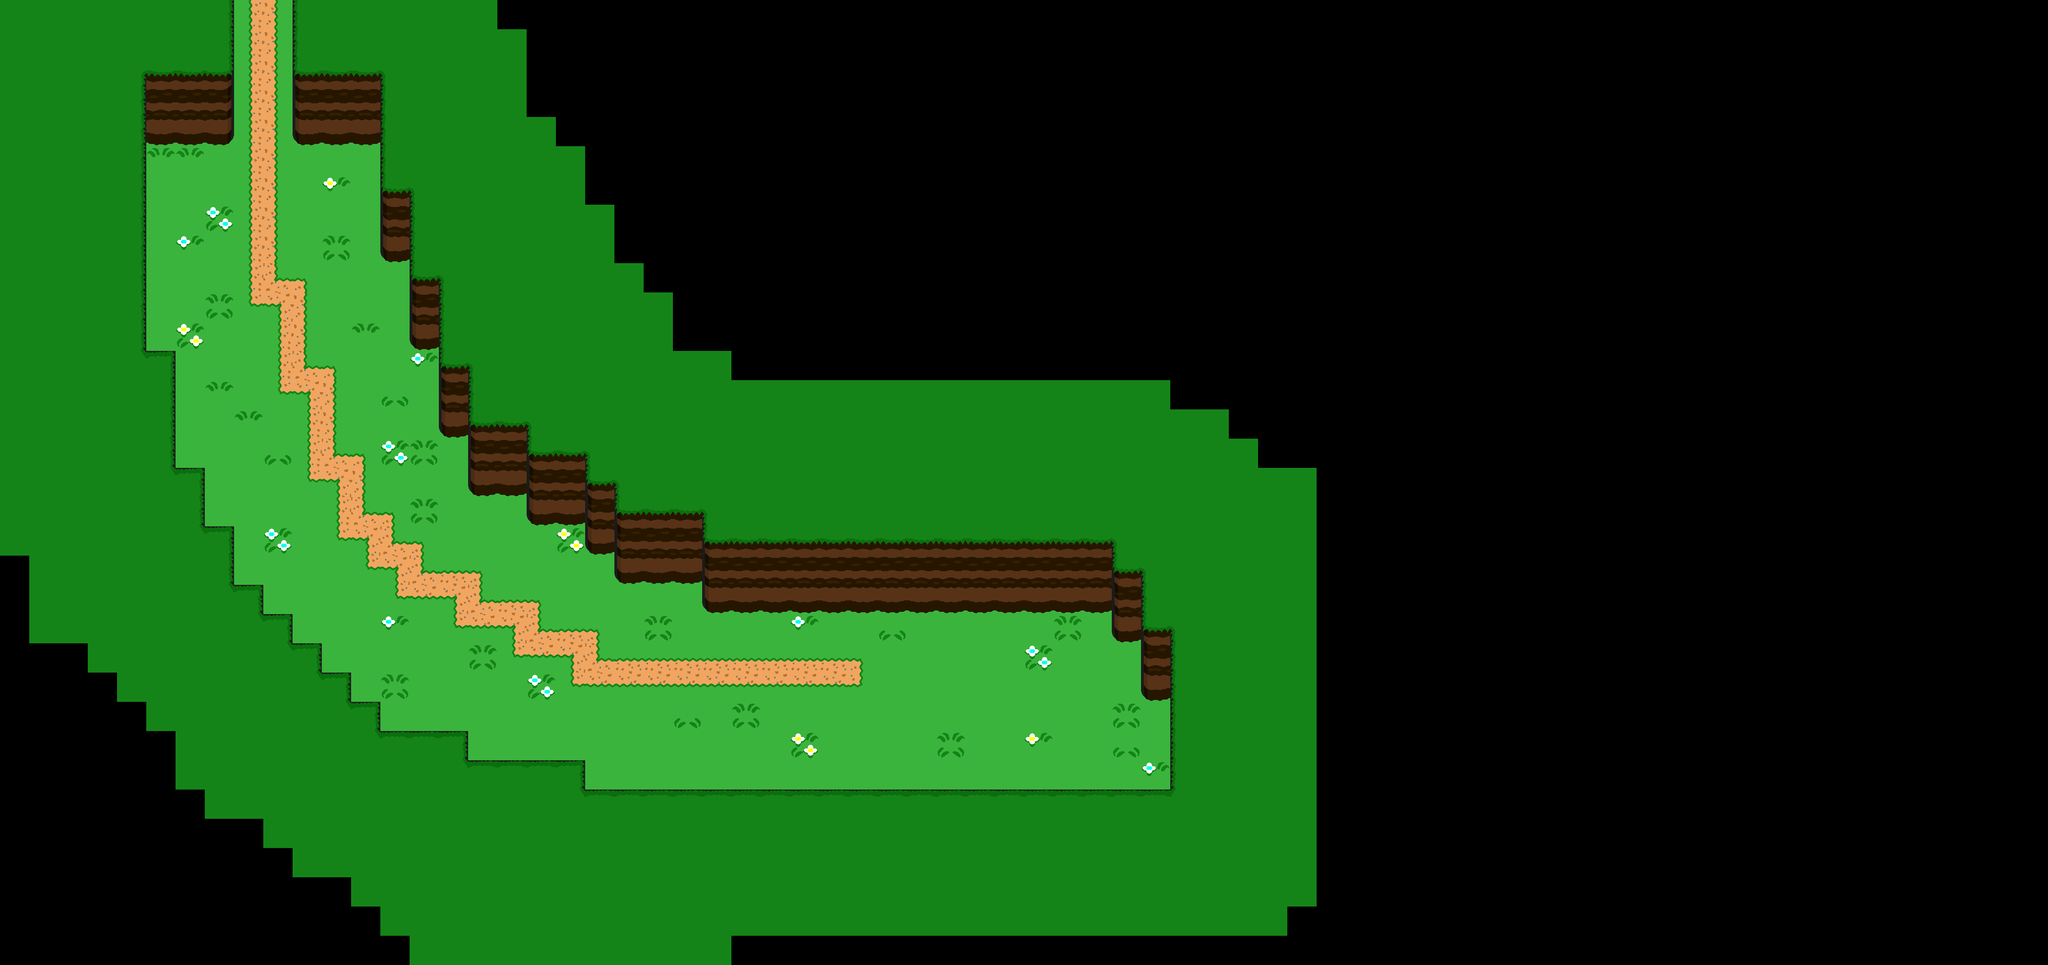

A level layout from a 2D game, rendered from its tile map. Below: a short description, then the map file with tile-grid data replaced by summaries:
An orthogonal 70x33 tile map with 64x64 px tiles, 1 tile layer (Tile Layer 1), 3 tilesets and 31 objects (Portal, StartingPosition).

<map version="1.9" tiledversion="1.9.2" orientation="orthogonal" renderorder="right-down" width="70" height="33" tilewidth="64" tileheight="64" infinite="0" nextlayerid="6" nextobjectid="53">
 <tileset firstgid="1" source="Tree-1.png-1.png.tsx" />
 <tileset firstgid="7" source="Overworld.tsx" />
 <tileset firstgid="91" source="Tree-2.tsx" />
 <layer id="1" name="Tile Layer 1" width="70" height="33">
  <data>[2310 cells, 1042 non-empty, 35 distinct tile ids]</data>
 </layer>
 <objectgroup id="2" name="COLLISION_LAYER">
  <object id="6" x="640" y="0" width="25.5" height="319" />
  <object id="7" x="666" y="295.5" width="165" height="24" />
  <object id="8" x="831" y="295" width="26.5" height="281" />
  <object id="9" x="857.5" y="555.5" width="38" height="20.5" />
  <object id="10" x="895.5" y="554.5" width="25" height="213" />
  <object id="11" x="921" y="749" width="38.5" height="19" />
  <object id="12" x="959.5" y="748" width="64.5" height="210.5" />
  <object id="14" x="1024.5" y="958" width="128.5" height="129.5" />
  <object id="15" x="1152.5" y="1086" width="127.5" height="65" />
  <object id="16" x="1280" y="1150.5" width="64" height="66" />
  <object id="17" x="1344" y="1209" width="193.5" height="70.5" />
  <object id="18" x="1536" y="1257" width="896" height="87" />
  <object id="19" x="2432" y="1334" width="64" height="73" />
  <object id="20" x="2494" y="1402" width="68" height="133" />
  <object id="21" x="2560" y="1532" width="65" height="197" />
  <object id="22" x="1144" y="1728" width="1416" height="66" />
  <object id="24" x="1018" y="1664" width="263" height="63" />
  <object id="25" x="827" y="1601" width="197" height="63" />
  <object id="26" x="763" y="1537" width="69" height="63" />
  <object id="27" x="699" y="1471" width="67" height="64" />
  <object id="28" x="626" y="1410" width="79" height="62" />
  <object id="29" x="572" y="1345" width="68" height="64" />
  <object id="31" x="509" y="1281" width="66" height="62" />
  <object id="32" x="440" y="1153" width="72" height="126" />
  <object id="33" x="372" y="1023" width="76" height="127" />
  <object id="35" x="311" y="768" width="72" height="255" />
  <object id="36" x="255" y="321" width="63" height="446" />
  <object id="37" x="317" y="258" width="193" height="62" />
  <object id="38" x="450" y="0" width="61" height="256" />
 </objectgroup>
 <objectgroup id="3" name="PORTAL_LAYER">
  <object id="46" name="Portal" x="511" y="-20" width="130" height="19" />
 </objectgroup>
 <objectgroup id="5" name="ENTITY_LAYER">
  <object id="52" name="StartingPosition" x="2085" y="1495">
   <point />
  </object>
 </objectgroup>
</map>